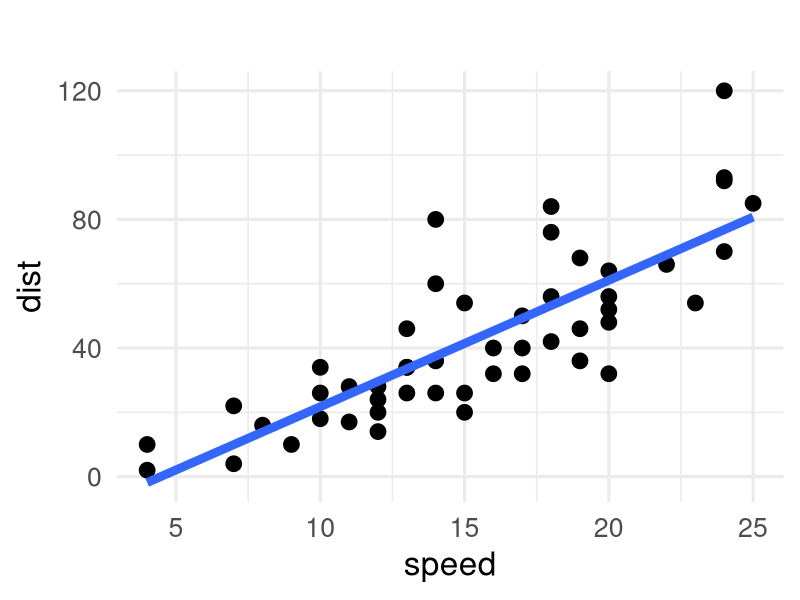

R code for this plot:
## ---- chunk 1
library(ggplot2)
library(magrittr)
library(tidyverse)
theme_set(theme_minimal(14))
options(htmltools.dir.version = FALSE)
## ---- chunk 2
grafico_da_reta <- ggplot(cars, aes(x = speed, y = dist)) + 
  geom_point(size = 5)  +
  geom_smooth(se = FALSE, size = 3, method = "lm") +
  theme_minimal(24)+
  labs(
    title = " "
  ) 

grafico_da_reta
